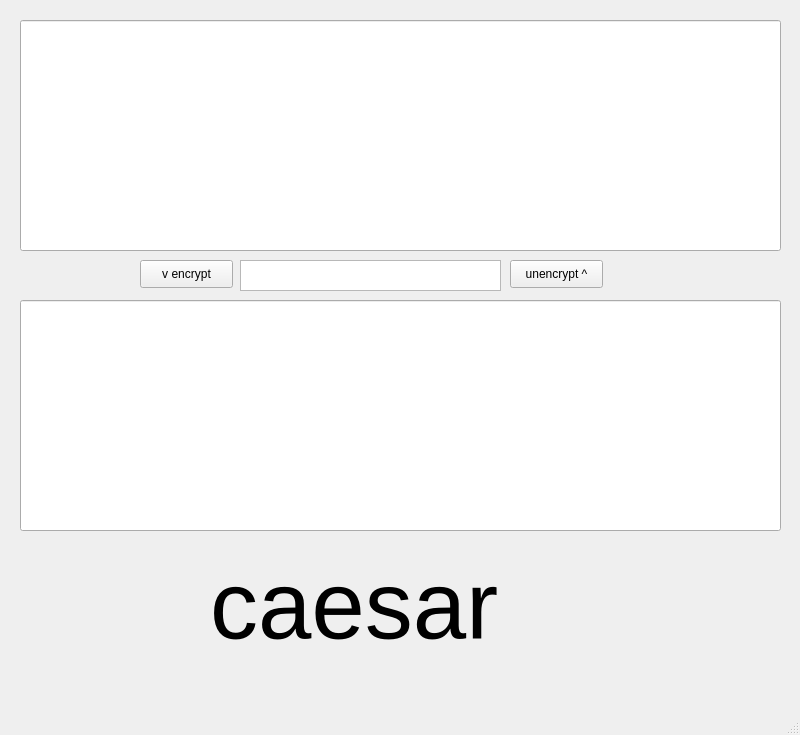
<?xml version="1.0" encoding="UTF-8"?>
<ui version="4.0">
 <class>MainWindow</class>
 <widget class="QMainWindow" name="MainWindow">
  <property name="geometry">
   <rect>
    <x>0</x>
    <y>0</y>
    <width>800</width>
    <height>735</height>
   </rect>
  </property>
  <property name="windowTitle">
   <string>MainWindow</string>
  </property>
  <widget class="QWidget" name="centralwidget">
   <widget class="QPushButton" name="encrypt">
    <property name="geometry">
     <rect>
      <x>140</x>
      <y>260</y>
      <width>93</width>
      <height>28</height>
     </rect>
    </property>
    <property name="text">
     <string>v encrypt</string>
    </property>
   </widget>
   <widget class="QPushButton" name="unencrypt">
    <property name="geometry">
     <rect>
      <x>510</x>
      <y>260</y>
      <width>93</width>
      <height>28</height>
     </rect>
    </property>
    <property name="text">
     <string>unencrypt ^</string>
    </property>
   </widget>
   <widget class="QLineEdit" name="lineEdit">
    <property name="geometry">
     <rect>
      <x>20</x>
      <y>20</y>
      <width>761</width>
      <height>231</height>
     </rect>
    </property>
   </widget>
   <widget class="QLineEdit" name="lineEdit_2">
    <property name="geometry">
     <rect>
      <x>20</x>
      <y>300</y>
      <width>761</width>
      <height>231</height>
     </rect>
    </property>
   </widget>
   <widget class="QTextEdit" name="textEdit">
    <property name="geometry">
     <rect>
      <x>240</x>
      <y>260</y>
      <width>261</width>
      <height>31</height>
     </rect>
    </property>
   </widget>
   <widget class="QLabel" name="label">
    <property name="geometry">
     <rect>
      <x>210</x>
      <y>550</y>
      <width>411</width>
      <height>111</height>
     </rect>
    </property>
    <property name="font">
     <font>
      <pointsize>72</pointsize>
     </font>
    </property>
    <property name="frameShape">
     <enum>QFrame::NoFrame</enum>
    </property>
    <property name="text">
     <string>caesar</string>
    </property>
   </widget>
  </widget>
  <widget class="QMenuBar" name="menubar">
   <property name="geometry">
    <rect>
     <x>0</x>
     <y>0</y>
     <width>800</width>
     <height>26</height>
    </rect>
   </property>
  </widget>
  <widget class="QStatusBar" name="statusbar"/>
 </widget>
 <resources/>
 <connections/>
</ui>
